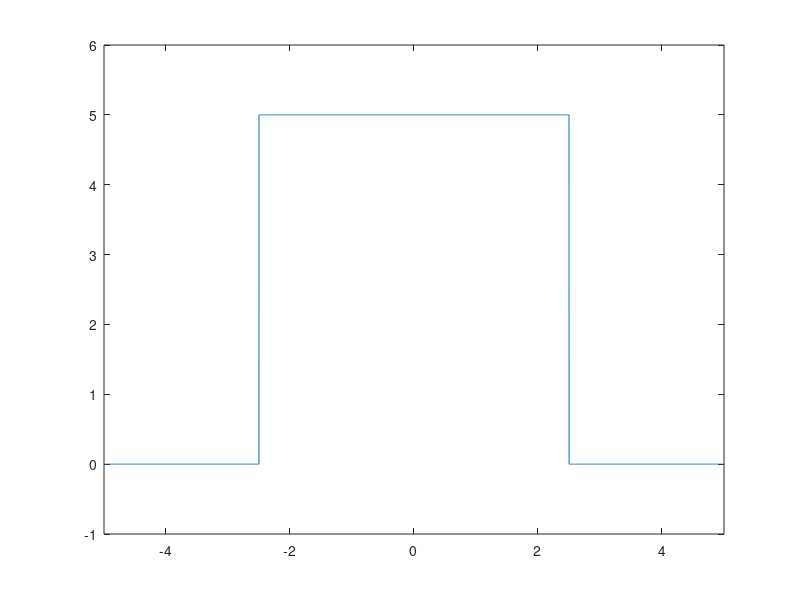
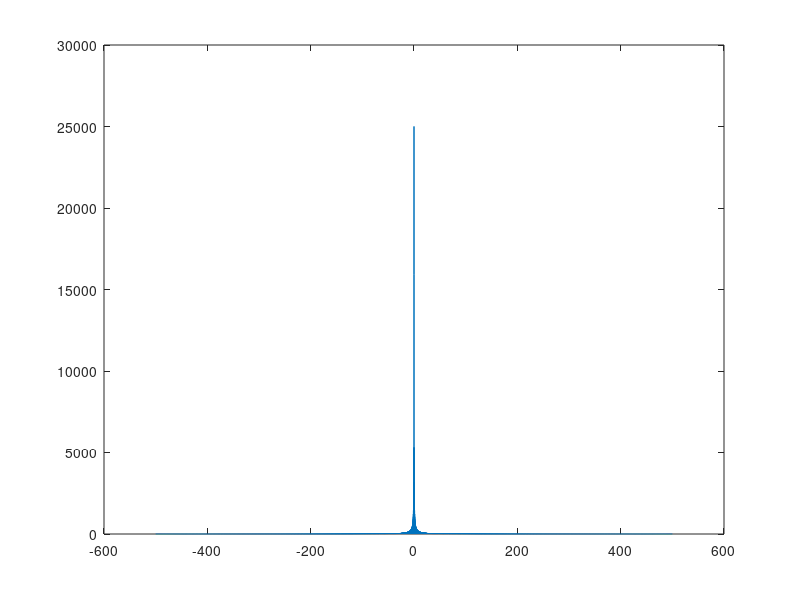

These charts were generated, in order, by the following MATLAB code:
clear all
A = 5;
taw = 5;
SampRate = 1000;
t = -5:1 / SampRate:5;
xt = A * ((t >= -taw / 2) & (t <= taw / 2));
figure(1);
plot(t, xt);
axis([-5 5 -1 6])
Xw = fft(xt);
Xw = abs(fftshift(Xw));
FreqResoulution = 1/ (max(t)-min(t));
Fmax = SampRate/2;
FreqAxis=-Fmax:FreqResoulution:Fmax;
figure(2);
plot(FreqAxis,Xw);

